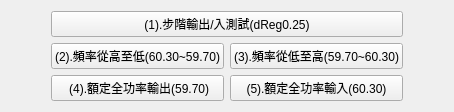
                <widget class="QWidget" name="page_10">
                 <layout class="QGridLayout" name="gridLayout_25">
                  <item row="2" column="1">
                   <widget class="QPushButton" name="pushButton_54">
                    <property name="text">
                     <string> (4).額定全功率輸出(59.70)</string>
                    </property>
                   </widget>
                  </item>
                  <item row="1" column="2">
                   <widget class="QPushButton" name="pushButton_53">
                    <property name="text">
                     <string>(3).頻率從低至高(59.70~60.30)</string>
                    </property>
                   </widget>
                  </item>
                  <item row="2" column="2">
                   <widget class="QPushButton" name="pushButton_55">
                    <property name="text">
                     <string>(5).額定全功率輸入(60.30)</string>
                    </property>
                   </widget>
                  </item>
                  <item row="1" column="1">
                   <widget class="QPushButton" name="pushButton_52">
                    <property name="text">
                     <string>(2).頻率從高至低(60.30~59.70)</string>
                    </property>
                   </widget>
                  </item>
                  <item row="0" column="1" colspan="2">
                   <widget class="QPushButton" name="pushButton_51">
                    <property name="text">
                     <string>(1).步階輸出/入測試(dReg0.25)</string>
                    </property>
                   </widget>
                  </item>
                  <item row="1" column="0">
                   <spacer name="horizontalSpacer_24">
                    <property name="orientation">
                     <enum>Qt::Horizontal</enum>
                    </property>
                    <property name="sizeHint" stdset="0">
                     <size>
                      <width>40</width>
                      <height>20</height>
                     </size>
                    </property>
                   </spacer>
                  </item>
                  <item row="1" column="3">
                   <spacer name="horizontalSpacer_25">
                    <property name="orientation">
                     <enum>Qt::Horizontal</enum>
                    </property>
                    <property name="sizeHint" stdset="0">
                     <size>
                      <width>40</width>
                      <height>20</height>
                     </size>
                    </property>
                   </spacer>
                  </item>
                 </layout>
                </widget>
